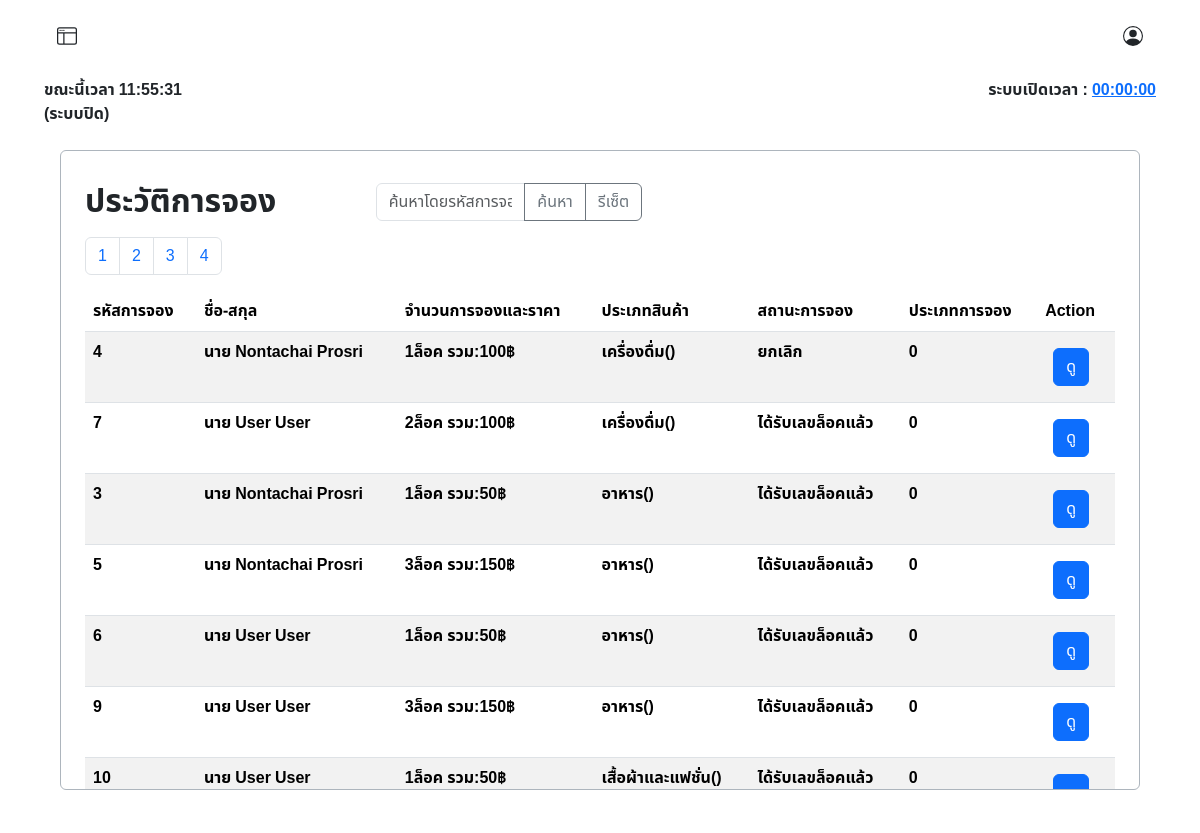
/admin/booking_history.php (signed in), run on the app's committed database.
### tables this page shows
CREATE TABLE `booked` (
  `id_booked` int(10) UNSIGNED ZEROFILL NOT NULL COMMENT 'รหัสการจองแบบเรียบร้อยแล้ว',
  `booking_id` int(10) UNSIGNED DEFAULT NULL COMMENT 'รหัสการจอง',
  `member_id` int(6) UNSIGNED NOT NULL COMMENT 'รหัสลูกค้า',
  `booking_amount` varchar(45) NOT NULL,
  `total_price` varchar(45) NOT NULL,
  `product_type` int(11) NOT NULL,
  `sub_product_type` int(11) NOT NULL,
  `booking_status` int(3) UNSIGNED NOT NULL COMMENT 'สถานะการจอง',
  `booking_type` int(11) NOT NULL,
  `zone_id` int(3) UNSIGNED NOT NULL COMMENT 'รหัสประเภทโซน',
  `slip_img` varchar(45) DEFAULT NULL COMMENT 'log',
  `booking_date` timestamp NOT NULL DEFAULT current_timestamp() ON UPDATE current_timestamp() COMMENT 'วันเวลาที่จอง',
  `booked_lock_number` varchar(10) DEFAULT NULL COMMENT 'เลขล็อคที่จะได้',
  `expiration_date` datetime DEFAULT NULL
);

CREATE TABLE `category` (
  `id_category` int(11) NOT NULL,
  `cat_name` varchar(45) NOT NULL
);

CREATE TABLE `booking_status` (
  `id` int(3) UNSIGNED NOT NULL COMMENT 'รหัสสถานะการจอง',
  `status` varchar(50) NOT NULL COMMENT 'สถานะ'
);

### admin/booking_history.php (the view, shortened to what this page needs)
<?php
require("../condb.php");
$results_per_page = 7;
$page = isset($_GET['page']) ? (int)$_GET['page'] : 1;
$start_from = ($page - 1) * $results_per_page;
?>
<!DOCTYPE html>
<html lang="th">
<head>
    <link href="https://cdn.jsdelivr.net/npm/bootstrap@5.3.3/dist/css/bootstrap.min.css" rel="stylesheet">
    <link rel="stylesheet" href="../asset/css/font.css">
</head>
<body>
    <?php include('./admin_nav.php'); ?>
    <div class="container my-4 p-2 border border-dark-subtle rounded overflow-auto" style="width: 90%; height: 40rem;">
        <div class="tab-content" id="myTabContent">
            <div class="tab-pane fade show active mt-2 mx-2 p-2" id="category">
                <div class="mt-2">
                    <div class="d-flex ">
                        <div class="row ">
                            <div class="w-50 ">
                                <h2> <strong>ประวัติการจอง</strong></h2>
                            </div>
                            <div class="w-50 ">
                                <form method="GET">
                                    <div class="input-group mb-3">
                                        <input class="form-control" type="text" name="search_query" placeholder="ค้นหาโดยรหัสการจอง, ชื่อ-สกุล">
                                        <button class="btn btn-outline-secondary" type="submit">ค้นหา</button>
                                        <a href="?reset=true" class="btn btn-outline-secondary">รีเซ็ต</a>
                                    </div>
                                </form>
                            </div>
                        </div>
                    </div>
                    <?php
                    $sql_total = "SELECT COUNT(*) FROM market_booking.booked";
                    $result_total = $conn->query($sql_total);
                    $row_total = $result_total->fetch_row();
                    $total_records = $row_total[0];
                    $total_pages = ceil($total_records / $results_per_page);
                    echo "<nav>";
                    echo "<ul class='pagination'>";
                    for ($i = 1; $i <= $total_pages; $i++) {
                        echo "<li class='page-item'><a class='page-link' href='?page=" . $i . "'>" . $i . "</a></li>";
                    }
                    echo "</ul>";
                    echo "</nav>";
                    $sql = "SELECT
                                B.booking_id,
                                CONCAT(U.prefix, ' ', U.firstname, ' ', U.lastname) AS fullname,
                                B.booking_amount,
                                B.total_price,
                                C.cat_name,
                                SC.sub_cat_name,
                                BS.status,
                                B.booking_type,
                                B.slip_img,
                                B.booked_lock_number,
                                B.booking_date
                            FROM market_booking.booked AS B
                            LEFT JOIN booking_status AS BS ON B.booking_status = BS.id
                            LEFT JOIN tbl_user AS U ON B.member_id = U.user_id
                            LEFT JOIN category AS C ON B.product_type = C.id_category
                            LEFT JOIN sub_category AS SC ON B.sub_product_type = SC.idsub_category";
                    $sql .= " LIMIT $start_from, $results_per_page";
                    $result = $conn->query($sql);
                    if ($result === false) {
                        echo "ข้อผิดพลาด SQL: " . $conn->error;
                    } elseif ($result->num_rows > 0) {
                        echo "<table class='table table-striped'>";
                        echo "<thead>
                            <tr>
                                <th>รหัสการจอง</th>
                                <th>ชื่อ-สกุล</th>
                                <th>จำนวนการจองและราคา</th>
                                <th>ประเภทสินค้า</th>
                                <th>สถานะการจอง</th>
                                <th>ประเภทการจอง</th>
                                <th>Action</th>
                            </tr>
                        </thead>";
                        echo "<tbody>";
                        while ($row = $result->fetch_assoc()) {
                            echo "<tr>";
                            echo "<td><strong>" . $row["booking_id"] . "</strong></td>";
                            echo "<td><strong>" . $row["fullname"] . "</strong></td>";
                            echo "<td><strong>" . $row["booking_amount"] . "ล็อค รวม:" . $row["total_price"] . "฿</strong></td>";
                            echo "<td><strong>" . $row["cat_name"] . "(" . $row["sub_cat_name"] . ")</strong></td>";
                            echo "<td><strong>" . $row["status"] . "</strong></td>";
                            echo "<td><strong>" . $row["booking_type"] . "</strong></td>";
                            echo "<td>
                                    <button
                                        class='btn btn-primary m-2' type='button'
                                        data-bs-toggle='modal'
                                        data-bs-target='#viewBookingModal'
                                        data-id='" . $row["booking_id"] . "'>
                                        ดู
                                    </button>
                                </td>";
                            echo "</tr>";
                        }
                        echo "</tbody></table>";
                    } else {
                        echo "ไม่พบข้อมูล";
                    }
                    ?>
                </div>
            </div>
        </div>
    </div>
</body>
</html>

### data on the page
booked: booking "4", fullname "นาย Nontachai Prosri", booking_amount "1", total_price "100", product_type.cat_name "เครื่องดื่ม", booking_status.status "ยกเลิก", booking_type "0"
booked: booking "7", fullname "นาย User User", booking_amount "2", total_price "100", product_type.cat_name "เครื่องดื่ม", booking_status.status "ได้รับเลขล็อคแล้ว", booking_type "0"
booked: booking "3", fullname "นาย Nontachai Prosri", booking_amount "1", total_price "50", product_type.cat_name "อาหาร", booking_status.status "ได้รับเลขล็อคแล้ว", booking_type "0"
booked: booking "5", fullname "นาย Nontachai Prosri", booking_amount "3", total_price "150", product_type.cat_name "อาหาร", booking_status.status "ได้รับเลขล็อคแล้ว", booking_type "0"
booked: booking "6", fullname "นาย User User", booking_amount "1", total_price "50", product_type.cat_name "อาหาร", booking_status.status "ได้รับเลขล็อคแล้ว", booking_type "0"
booked: booking "9", fullname "นาย User User", booking_amount "3", total_price "150", product_type.cat_name "อาหาร", booking_status.status "ได้รับเลขล็อคแล้ว", booking_type "0"
booked: booking "10", fullname "นาย User User", booking_amount "1", total_price "50", product_type.cat_name "เสื้อผ้าและแฟชั่น", booking_status.status "ได้รับเลขล็อคแล้ว", booking_type "0"
